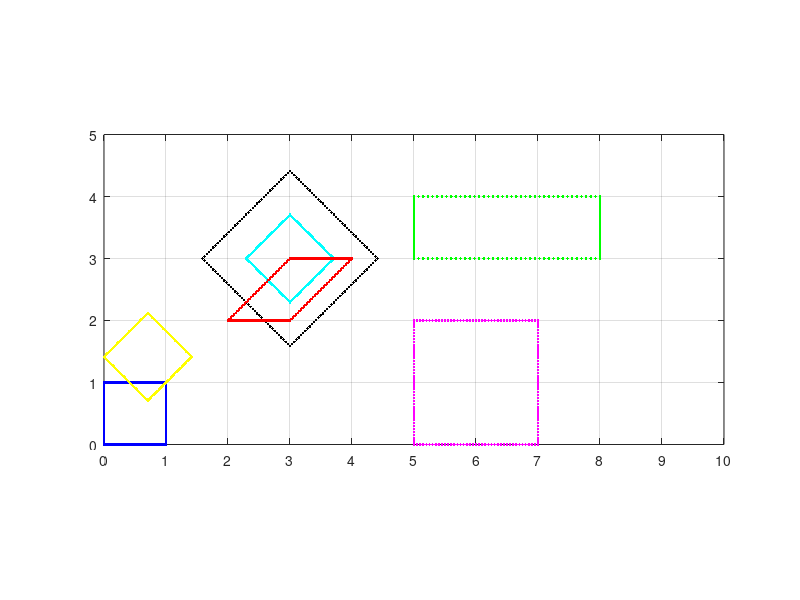

The MATLAB source for this figure:
clear A B T
close all

% Create a 2D square stored as homogeneous points:
A(1,1:41)=0:0.025:1;
A(2,1:41)=0;
A(1,42:82)=1;
A(2,42:82)=0:0.025:1;
A(1,83:123)=1:-0.025:0;
A(2,83:123)=1;
A(2,124:164)=1:-0.025:0;
A(1,124:164)=0;
% Make homogeneous:
A(3,:)=1;

% Display the points:
figure;
plot(A(1,:),A(2,:),'.b');
axis equal;
axis([0 10 0 5]);
grid on;
hold;
set(gca,'XTick',0:10);
set(gca,'YTick',0:5);

% Create a transformation matrix
% consisting of a translation of +5 in the x direction
TOld = [1 0 5;
        0 1 0;
        0 0 1];

% START OF ANSWERS
%  James Cowgill
% ############################

% Enlarge by a factor of 2 (both directions) and then apply TOld
T1Enlarge = [2 0 0;
             0 2 0;
             0 0 1];

T1 = TOld * T1Enlarge;

% Enlarge by a factor of 3 in x direction, then transform by (5, 3)
T2 = [3 0 5;
      0 1 3;
      0 0 1];

% Translate by (1, 0), then rotate clockwise by pi/4
theta = pi / 4;
T3Rotate = [cos(theta) -sin(theta) 0
            sin(theta)  cos(theta) 0
            0           0          1];

T3Translate = [1 0 1
               0 1 0
               0 0 1];

T3 = T3Rotate * T3Translate;

% Translate by (-0.5, -0.5) - centre on origin
%  Rotate clockwise by pi / 4 (stolen from T3Rotate)
%  Translate by (3, 3)
T4Part1 = [1 0 -0.5
           0 1 -0.5
           0 0 1   ];

T4Part2 = T3Rotate;

T4Part3 = [1 0 3
           0 1 3
           0 0 1];

T4 = T4Part3 * T4Part2 * T4Part1;

% As T4 but enlarge by a factor of 2 (both ways) after the first translate
%  Enlargement stolen from T1Enlarge
T5Enlarge = T1Enlarge;

T5 = T4Part3 * T4Part2 * T5Enlarge * T4Part1;

% Shear by 1 in x direction, then translate by (2, 2)
T6Shear = [1 1 0
           0 1 0
           0 0 1];

T6Translate = [1 0 2
               0 1 2
               0 0 1];

T6 = T6Translate * T6Shear;

% ############################
% END OF ANSWERS

% Extra test plots
% ############################~
B = T1*A; plot(B(1,:),B(2,:),'.m');
B = T2*A; plot(B(1,:),B(2,:),'.g');
B = T3*A; plot(B(1,:),B(2,:),'.y');
B = T4*A; plot(B(1,:),B(2,:),'.c');
B = T5*A; plot(B(1,:),B(2,:),'.k');
% ############################~

% Transform the points:
T = T6;
B = T*A;

% Display the transformed points:
plot(B(1,:),B(2,:),'.r');
